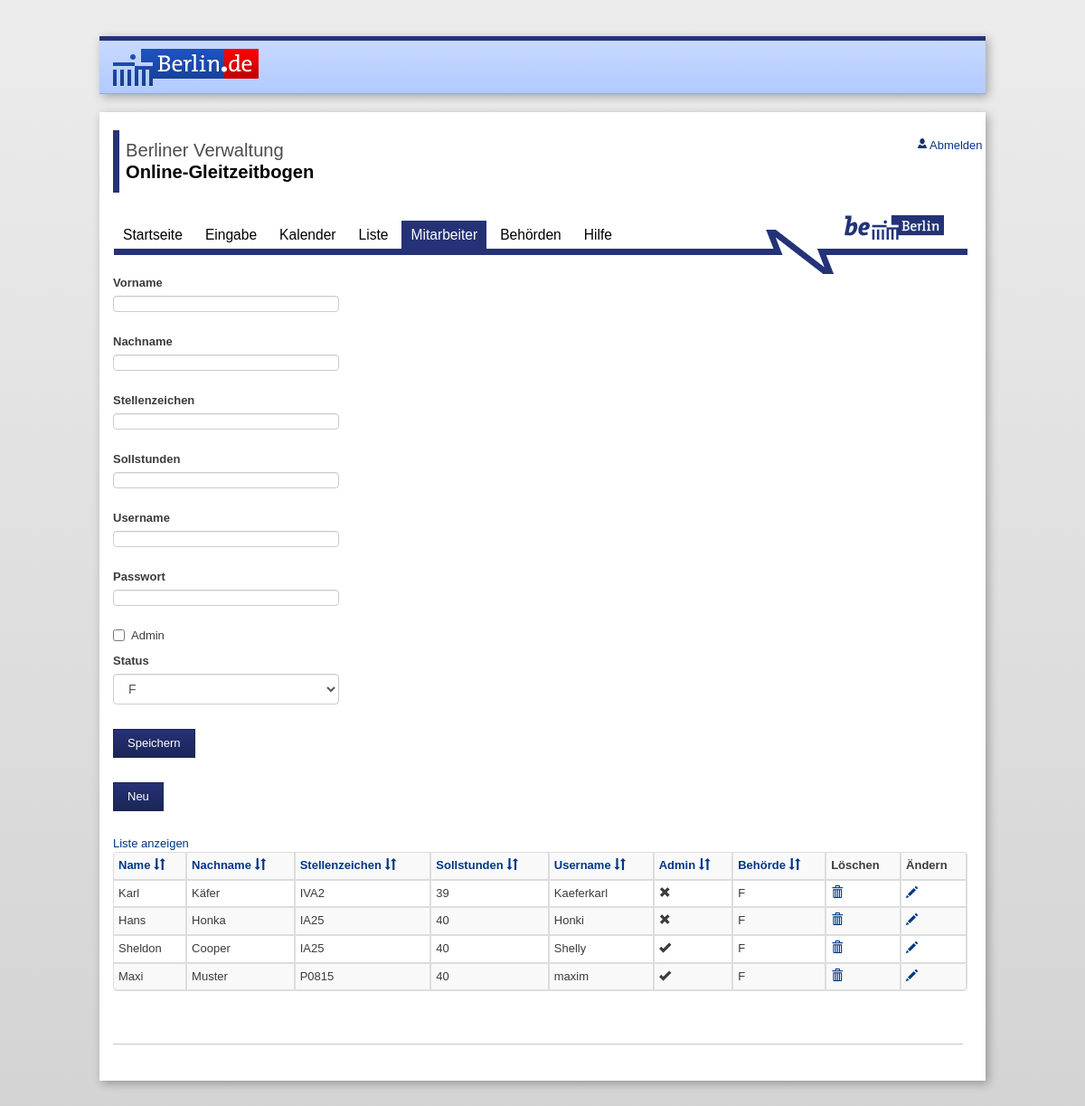
The app's page /sites/mitarbeiter.php?sort=sollstd (signed in) with its own data.
### tables this page shows
CREATE TABLE IF NOT EXISTS `mitarbeiter` (
  `maid` int(11) NOT NULL AUTO_INCREMENT COMMENT 'Mitarbeiter ID',
  `vname` char(30) NOT NULL,
  `nname` char(50) NOT NULL,
  `stez` char(10) DEFAULT NULL COMMENT 'stellenzeichen des Mitarbeiters',
  `sollstd` double DEFAULT NULL,
  `bid` int(11) DEFAULT NULL COMMENT 'Behoerden ID',
  `sid` int(11) DEFAULT NULL COMMENT 'Status ID',
  `usern` varchar(20) NOT NULL,
  `passwort` varchar(32) DEFAULT NULL,
  `rechte` int(11) NOT NULL,
  PRIMARY KEY (`maid`),
  KEY `sid` (`sid`),
  KEY `bid` (`bid`)
);

### sites/mitarbeiter.php (the view, shortened to what this page needs)
<?php
	$zusatzinclude = "
	<script type='text/javascript' src='../includes/js/jquery.js'></script>
	<script type='text/javascript' src='../includes/js/master.js'></script>
	<link rel='stylesheet' href='../includes/css/bootstrap-theme.min.css'>
	";
	require('../includes/header.php');
	require('../includes/mysql.php');
 if($_SESSION["admin"]==1){
	 $vname="";
	 $nname="";
	 $stez="";
	 $sollstd="";
	 $usern="";
	 $rechte="";
	 $bid="";
	 $behoerdenname="";
  ?>
  <div style="width: 250px;" >
<form role="form" method="post" name="ajax_form" id="ajax_form">
<div   class="form-group">
    <label for="voname">Vorname</label><input class="form-control" name="vname" id="vname" type="text" value="<?php echo $vname; ?>" required=""/></div>
<div class="form-group">
    <label for="nname">Nachname</label><input class="form-control" name="nname" id="nname" type="text" value="<?php echo $nname; ?>"required=""/></div>
<div class="form-group">
    <label for="stez">Stellenzeichen</label><input class="form-control" name="stez" id="stelz" type="text" value="<?php echo $stez; ?>" required=""/></div>
<div class="form-group">
    <label for="sollstd">Sollstunden</label><input class="form-control" name="sollstd" id="sollstd" type="text" value="<?php echo $sollstd; ?>"required=""/></div>
<?php
if ($do != "edit"){
echo"<div class='form-group'>
    <label for='usern'>Username</label><input class='form-control' name='usern' id='usern' type='text' value='".$usern."' required=''/></div>
<div class='form-group'>
    <label for='passwort'>Passwort</label><input class='form-control' name='passwort' id='passwort' type='text' value='".$passwort."' required=''/></div>";
}
else {
	echo
	"<form><div class='form-group'>
    <label for='passwort'>Passwort</label><input class='form-control' required='' name='passwort' id='passwort' type='password' value='".$passwort."'/><button class='btn btn-default' name='savepwd' id='savepwd' type='submit' >Ändern</button></div></form>";
	}
?>
<div class="checkbox">
 <label for="checkbox">Admin</label>
    <input name="rechte" type="checkbox" value="<?php if($rechte==1){echo $rechte;}else echo "1"; ?>" >
</div>
<div class="form-group">
    <label for="status">Status</label>
<?php
 $sqlbh = "SELECT * FROM behoerde";
 $resultbh = mysqli_query($link, $sqlbh);
	echo "<select name='bid' class='form-control'>";
	while($row = mysqli_fetch_array($resultbh)) {
		$behoerdenname[$row[bid]] = $row[name];
		if ($row['bid']==$bid){
			$selected="SELECTED";
			}
		else{
			$selected="";
			}
        echo "<option ".$selected." value=".$row[bid].">".$behoerdenname[$row[bid]]."</option>";
	 }
 	 echo "</select>";
?>
<br>
<button class="btn btn-default" name="submit" id="submit" type="submit" >Speichern</button>
</div>
</form>
<form action="index3.php">
<button class="btn btn-default" name="neu" id="neu" type="submit" >Neu</button>
<br>
</form>
</div>
  </body>
 <?php
	echo"<a id='showbutton' href='javascript:toggle();'>Liste anzeigen</a>";
if(isset($_GET['sort']))
{
	$nothide = "style='display:block !important;'";
}
else{
	$nothide="";
	}
	echo"<div id='liste' ".$nothide." class='hidelist'>";
	if(isset($_GET['sort']))
	{
		$sort = $_GET['sort'];
		if($richtung='DESC')
	{
		$richtung = 'ASC';
	}
	else
	{
		$richtung = 'DESC';
	}
	}
	else{
		$sort = 'nname';
		$richtung = 'ASC';
	}
	$strSQL = "SELECT * FROM mitarbeiter ORDER BY ".$sort." ".$richtung;
	echo"  <table id='ntab' class='table table-striped table-bordered table-condensed'>";
	echo"  <th><a href='?sort=vname#ntab'>Name <span class='glyphicon glyphicon-sort'</span></a></th>";
	echo"  <th><a href='?sort=nname#ntab'>Nachname <span class='glyphicon glyphicon-sort'</span></a></th>";
	echo"  <th><a href='?sort=stez#ntab'>Stellenzeichen <span class='glyphicon glyphicon-sort'</span></a></th>";
	echo"  <th><a href='?sort=sollstd#ntab'>Sollstunden <span class='glyphicon glyphicon-sort'</span></a></th>";
	echo"  <th><a href='?sort=usern#ntab'>Username <span class='glyphicon glyphicon-sort'</span></a></th>";
	echo"  <th><a href='?sort=rechte#ntab'>Admin <span class='glyphicon glyphicon-sort'</span></a></th>";
	echo"  <th><a href='?sort=bid#ntab'>Behörde <span class='glyphicon glyphicon-sort'</span></a></th>";
	echo"  <th>Löschen</th>";
	echo"  <th>Ändern</th>";
	$result = mysqli_query($link, $strSQL);
	while($row = mysqli_fetch_array($result)) {
	if($row['rechte']=="1")
	{
	$adminok="<span class='glyphicon glyphicon-ok'></span>";
	}
	else{$adminok="<span class='glyphicon glyphicon-remove'></span>";}
	echo "<tr><td>"
	.$row['vname']."</td><td>"
	.$row['nname']."</td><td>"
	.$row['stez']."</td><td>"
	.$row['sollstd']."</td><td>"
	.$row['usern']."</td><td>"
	.$adminok."</td><td>"
	.$behoerdenname[$row['bid']]."</td>
	<td>
	<a href='?bla=del&maid1=".$row['maid']."'>
	<span class='glyphicon glyphicon-trash'></span></a>
	</td><td>
	<a href='?bla=edit&maid1=".$row['maid']."'>
	<span class='glyphicon glyphicon-pencil'></span></a>
	</td>
	</tr>";
	}
	echo" </table></div>";
}else{
echo "<div class='alert alert-danger'>Sie haben keine Adminrechte !</div>";
}
	require('../includes/footer.php');
?>

### includes/css/signin.css (style rules this page uses)
body { padding-top: 40px; padding-bottom: 40px; background-color: #eee; }

### records on screen
mitarbeiter: vname "Karl", nname "Käfer", stez "IVA2", sollstd "39", usern "Kaeferkarl", rechte 2 (drawn), bid "F"
mitarbeiter: vname "Hans", nname "Honka", stez "IA25", sollstd "40", usern "Honki", rechte 2 (drawn), bid "F"
mitarbeiter: vname "Sheldon", nname "Cooper", stez "IA25", sollstd "40", usern "Shelly", rechte 1 (drawn), bid "F"
mitarbeiter: vname "Maxi", nname "Muster", stez "P0815", sollstd "40", usern "maxim", rechte 1 (drawn), bid "F"

### other values on screen
form field bid "F"
